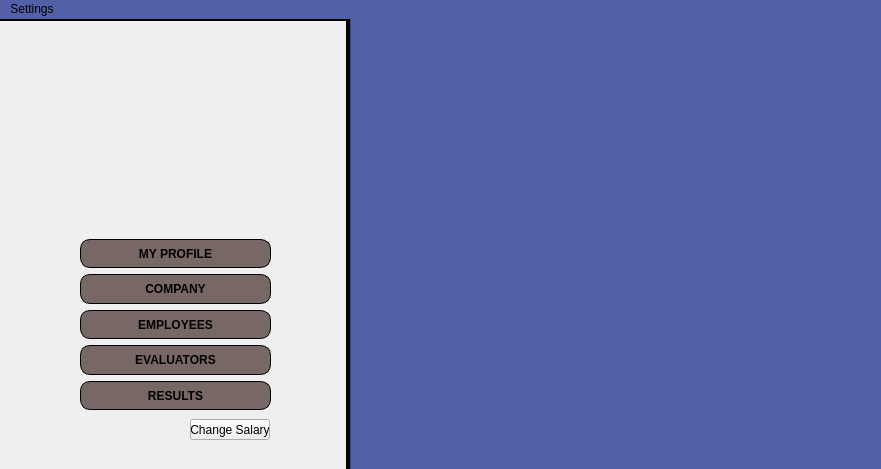
<?xml version="1.0" encoding="UTF-8"?>
<ui version="4.0">
 <class>ManagerMain</class>
 <widget class="QMainWindow" name="ManagerMain">
  <property name="geometry">
   <rect>
    <x>0</x>
    <y>0</y>
    <width>881</width>
    <height>469</height>
   </rect>
  </property>
  <property name="windowTitle">
   <string>MainWindow</string>
  </property>
  <widget class="QWidget" name="centralwidget">
   <widget class="Line" name="line">
    <property name="geometry">
     <rect>
      <x>0</x>
      <y>-9</y>
      <width>351</width>
      <height>20</height>
     </rect>
    </property>
    <property name="font">
     <font>
      <pointsize>10</pointsize>
     </font>
    </property>
    <property name="styleSheet">
     <string notr="true">background-color: transparent;</string>
    </property>
    <property name="frameShadow">
     <enum>QFrame::Plain</enum>
    </property>
    <property name="lineWidth">
     <number>2</number>
    </property>
    <property name="orientation">
     <enum>Qt::Horizontal</enum>
    </property>
   </widget>
   <widget class="QPushButton" name="changeSalary">
    <property name="geometry">
     <rect>
      <x>190</x>
      <y>400</y>
      <width>80</width>
      <height>21</height>
     </rect>
    </property>
    <property name="text">
     <string>Change Salary</string>
    </property>
   </widget>
   <widget class="QLabel" name="user_icon">
    <property name="geometry">
     <rect>
      <x>120</x>
      <y>50</y>
      <width>111</width>
      <height>111</height>
     </rect>
    </property>
    <property name="sizePolicy">
     <sizepolicy hsizetype="Fixed" vsizetype="Fixed">
      <horstretch>0</horstretch>
      <verstretch>0</verstretch>
     </sizepolicy>
    </property>
    <property name="minimumSize">
     <size>
      <width>50</width>
      <height>50</height>
     </size>
    </property>
    <property name="text">
     <string/>
    </property>
    <property name="pixmap">
     <pixmap resource="../resources.qrc">:/images/default_prof_image.png</pixmap>
    </property>
    <property name="scaledContents">
     <bool>true</bool>
    </property>
    <property name="alignment">
     <set>Qt::AlignCenter</set>
    </property>
   </widget>
   <widget class="Line" name="separator">
    <property name="geometry">
     <rect>
      <x>340</x>
      <y>0</y>
      <width>16</width>
      <height>471</height>
     </rect>
    </property>
    <property name="font">
     <font>
      <pointsize>10</pointsize>
      <weight>50</weight>
      <bold>false</bold>
     </font>
    </property>
    <property name="styleSheet">
     <string notr="true">background-color:transparent;</string>
    </property>
    <property name="frameShadow">
     <enum>QFrame::Plain</enum>
    </property>
    <property name="lineWidth">
     <number>5</number>
    </property>
    <property name="orientation">
     <enum>Qt::Vertical</enum>
    </property>
   </widget>
   <widget class="QFrame" name="frame">
    <property name="geometry">
     <rect>
      <x>350</x>
      <y>-20</y>
      <width>541</width>
      <height>491</height>
     </rect>
    </property>
    <property name="sizePolicy">
     <sizepolicy hsizetype="Expanding" vsizetype="Expanding">
      <horstretch>0</horstretch>
      <verstretch>0</verstretch>
     </sizepolicy>
    </property>
    <property name="styleSheet">
     <string notr="true">background-color:#5260A8;</string>
    </property>
    <property name="frameShape">
     <enum>QFrame::StyledPanel</enum>
    </property>
    <property name="frameShadow">
     <enum>QFrame::Raised</enum>
    </property>
   </widget>
   <widget class="QWidget" name="verticalLayoutWidget">
    <property name="geometry">
     <rect>
      <x>80</x>
      <y>220</y>
      <width>191</width>
      <height>171</height>
     </rect>
    </property>
    <layout class="QVBoxLayout" name="vertical_but_layout">
     <item>
      <widget class="QPushButton" name="but_myprof">
       <property name="sizePolicy">
        <sizepolicy hsizetype="Preferred" vsizetype="Preferred">
         <horstretch>0</horstretch>
         <verstretch>0</verstretch>
        </sizepolicy>
       </property>
       <property name="styleSheet">
        <string notr="true">background-color: #776865;
border-style: outset;
border-radius: 10px;
border-color: black;
font: bold 12px;
border-width: 1px;</string>
       </property>
       <property name="text">
        <string>MY PROFILE</string>
       </property>
       <property name="flat">
        <bool>false</bool>
       </property>
      </widget>
     </item>
     <item>
      <widget class="QPushButton" name="but_comp">
       <property name="sizePolicy">
        <sizepolicy hsizetype="Preferred" vsizetype="Preferred">
         <horstretch>0</horstretch>
         <verstretch>0</verstretch>
        </sizepolicy>
       </property>
       <property name="styleSheet">
        <string notr="true">background-color: #776865;
border-style: outset;
border-radius: 10px;
border-color: black;
font: bold 12px;
border-width: 1px;</string>
       </property>
       <property name="text">
        <string>COMPANY</string>
       </property>
       <property name="autoDefault">
        <bool>false</bool>
       </property>
      </widget>
     </item>
     <item>
      <widget class="QPushButton" name="but_empl">
       <property name="sizePolicy">
        <sizepolicy hsizetype="Preferred" vsizetype="Preferred">
         <horstretch>0</horstretch>
         <verstretch>0</verstretch>
        </sizepolicy>
       </property>
       <property name="styleSheet">
        <string notr="true">background-color: #776865;
border-style: outset;
border-radius: 10px;
border-color: black;
font: bold 12px;
border-width: 1px;</string>
       </property>
       <property name="text">
        <string>EMPLOYEES</string>
       </property>
       <property name="autoDefault">
        <bool>false</bool>
       </property>
      </widget>
     </item>
     <item>
      <widget class="QPushButton" name="but_eval">
       <property name="sizePolicy">
        <sizepolicy hsizetype="Preferred" vsizetype="Preferred">
         <horstretch>0</horstretch>
         <verstretch>0</verstretch>
        </sizepolicy>
       </property>
       <property name="styleSheet">
        <string notr="true">background-color: #776865;
border-style: outset;
border-radius: 10px;
border-color: black;
font: bold 12px;
border-width: 1px;</string>
       </property>
       <property name="text">
        <string>EVALUATORS</string>
       </property>
       <property name="autoDefault">
        <bool>false</bool>
       </property>
      </widget>
     </item>
     <item>
      <widget class="QPushButton" name="but_res">
       <property name="sizePolicy">
        <sizepolicy hsizetype="Preferred" vsizetype="Preferred">
         <horstretch>0</horstretch>
         <verstretch>0</verstretch>
        </sizepolicy>
       </property>
       <property name="styleSheet">
        <string notr="true">background-color: #776865;
border-style: outset;
border-radius: 10px;
border-color: black;
font: bold 12px;
border-width: 1px;</string>
       </property>
       <property name="text">
        <string>RESULTS</string>
       </property>
       <property name="autoDefault">
        <bool>false</bool>
       </property>
      </widget>
     </item>
    </layout>
   </widget>
  </widget>
  <widget class="QMenuBar" name="menubar">
   <property name="geometry">
    <rect>
     <x>0</x>
     <y>0</y>
     <width>881</width>
     <height>20</height>
    </rect>
   </property>
   <property name="styleSheet">
    <string notr="true">background:#5260A8;</string>
   </property>
   <widget class="QMenu" name="menuSettings">
    <property name="title">
     <string>Settings</string>
    </property>
    <addaction name="actionLogout"/>
    <addaction name="actionExit"/>
   </widget>
   <addaction name="menuSettings"/>
  </widget>
  <action name="actionLogout">
   <property name="text">
    <string>Logout</string>
   </property>
  </action>
  <action name="actionExit">
   <property name="text">
    <string>Exit</string>
   </property>
  </action>
 </widget>
 <resources>
  <include location="../resources.qrc"/>
 </resources>
 <connections/>
</ui>
